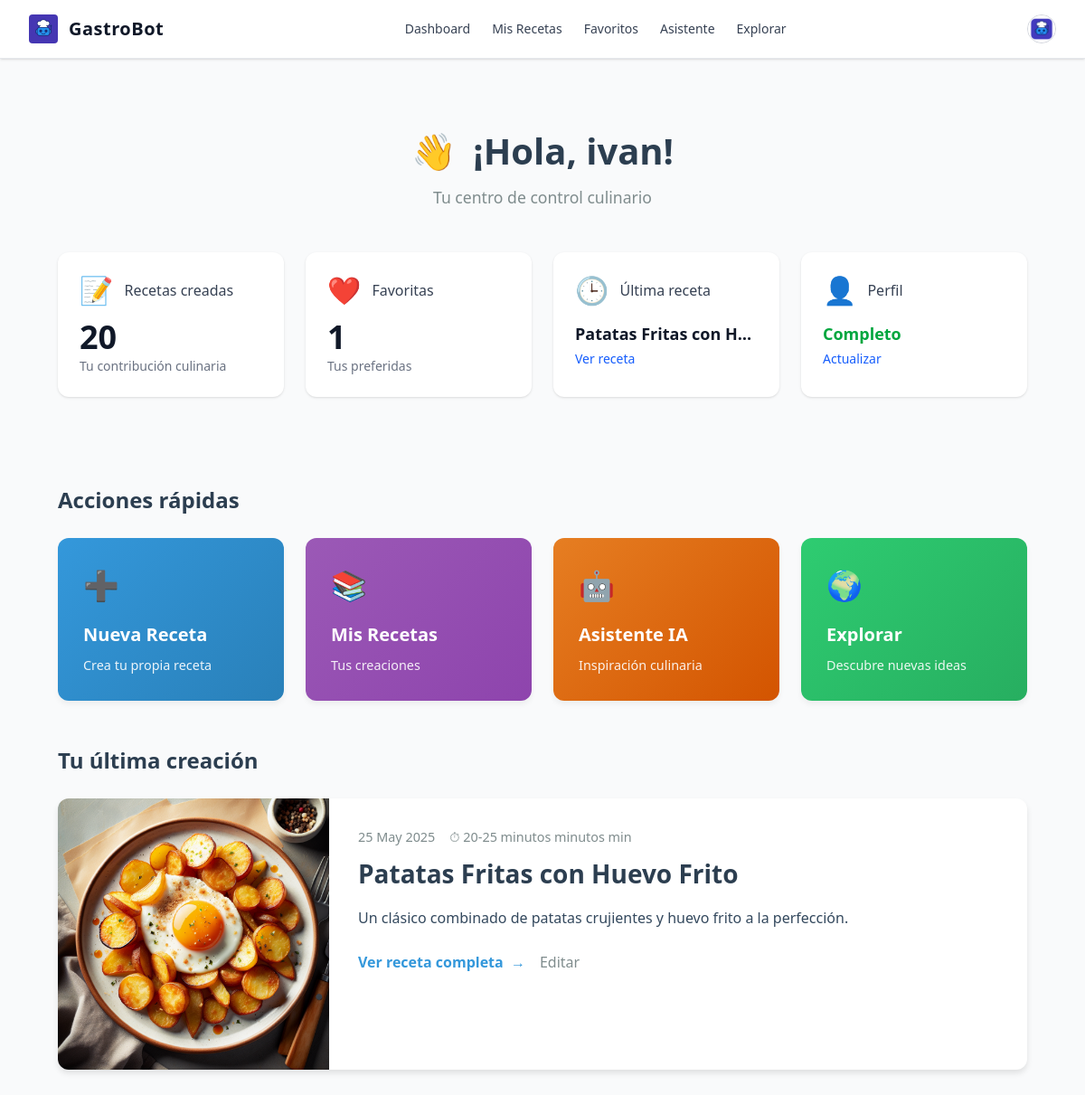
The page /dashboard/ (signed in) on the database its author committed.
### usuarios/models.py (models this page shows, shortened)
class Perfil(models.Model):
    user = models.OneToOneField(User, on_delete=models.CASCADE)
    imagen = models.ImageField(upload_to='perfiles/', blank=True, null=True)
    bio = models.TextField(max_length=500, blank=True)
    pais = models.CharField(max_length=100, blank=True)
    nombre = models.CharField(max_length=100, blank=True)
    apellidos = models.CharField(max_length=100, blank=True)
    fecha_nacimiento = models.DateField(null=True, blank=True)

### recetas/models.py (models this page shows, shortened)
class Receta(models.Model):
    titulo = models.CharField(max_length=200)
    descripcion = models.TextField()
    ingredientes = models.TextField()
    pasos = models.TextField()
    tiempo_preparacion = models.CharField(max_length=100)
    imagen = models.ImageField(upload_to='recetas/', blank=True, null=True)
    autor = models.ForeignKey(User, on_delete=models.CASCADE, related_name='recetas')
    fecha_creacion = models.DateTimeField(auto_now_add=True)
    publicada = models.BooleanField(default=False)
    fecha_publicacion = models.DateTimeField(null=True, blank=True)

### core/views.py (the view)
# urls.py: path('dashboard/', views.dashboard_view, name='dashboard')
def dashboard_view(request):
    user = request.user
    recetas_creadas = Receta.objects.filter(autor=user).count()
    recetas_favoritas = Favorito.objects.filter(user=user).count()
    ultima_receta = Receta.objects.filter(autor=user).order_by('-fecha_creacion').first()
    perfil = getattr(user, 'perfil', None)
    perfil_completo = (
        perfil and
        perfil.nombre and
        perfil.apellidos and
        perfil.pais and
        perfil.imagen and
        not perfil.imagen.name.endswith('defaults/default_user.png')
    )
    return render(request, 'core/dashboard.html', {
        'recetas_creadas': recetas_creadas,
        'recetas_favoritas': recetas_favoritas,
        'ultima_receta': ultima_receta,
        'perfil_completo': perfil_completo,
    })

### usuarios/context_processors.py (called while the page is built)
def perfil_usuario(request):
    if request.user.is_authenticated:
        try:
            return {'perfil': request.user.perfil}
        except Perfil.DoesNotExist:
            return {'perfil': None}
    return {'perfil': None}

### core/templates/core/dashboard.html (shortened to what this page needs)
{% extends 'base.html' %}
{% block content %}
<div class="dashboard-container">
  <header class="dashboard-header">
    <h1 class="dashboard-title">
      <span class="welcome-icon">👋</span>
      ¡Hola, {{ user.first_name|default:user.username }}!
    </h1>
    <p class="dashboard-subtitle">Tu centro de control culinario</p>
  </header>
  <section class="grid grid-cols-1 sm:grid-cols-2 lg:grid-cols-4 gap-6 mb-12">
  <div class="bg-white dark:bg-gray-800 rounded-xl p-6 shadow-sm
              transition-all duration-300 transform hover:-translate-y-1 hover:shadow-lg">
    <div class="flex items-center gap-3 mb-4">
      <div class="text-3xl">📝</div>
      <h3 class="text-base font-medium text-gray-700 dark:text-gray-300">
        Recetas creadas
      </h3>
    </div>
    <div class="text-4xl font-extrabold text-gray-900 dark:text-white leading-none mb-1">
      {{ recetas_creadas }}
    </div>
    <p class="text-sm text-gray-500 dark:text-gray-400">
      Tu contribución culinaria
    </p>
  </div>
  <div class="bg-white dark:bg-gray-800 rounded-xl p-6 shadow-sm
              transition-all duration-300 transform hover:-translate-y-1 hover:shadow-lg">
    <div class="flex items-center gap-3 mb-4">
      <div class="text-3xl">❤️</div>
      <h3 class="text-base font-medium text-gray-700 dark:text-gray-300">
        Favoritas
      </h3>
    </div>
    <div class="text-4xl font-extrabold text-gray-900 dark:text-white leading-none mb-1">
      {{ recetas_favoritas }}
    </div>
    <p class="text-sm text-gray-500 dark:text-gray-400">
      Tus preferidas
    </p>
  </div>
  <div class="bg-white dark:bg-gray-800 rounded-xl p-6 shadow-sm
              transition-all duration-300 transform hover:-translate-y-1 hover:shadow-lg">
    <div class="flex items-center gap-3 mb-4">
      <div class="text-3xl">🕒</div>
      <h3 class="text-base font-medium text-gray-700 dark:text-gray-300">
        Última receta
      </h3>
    </div>
    <div class="text-lg font-semibold text-gray-900 dark:text-white truncate mb-1">
      {{ ultima_receta.titulo|default:"Sin actividad" }}
    </div>
    <p class="text-sm text-gray-500 dark:text-gray-400">
      {% if ultima_receta %}
        <a href="{% url 'recetas:detalle_receta_guardada' ultima_receta.id %}" class="text-blue-600 dark:text-blue-400 hover:underline font-medium">
          Ver receta
        </a>
      {% else %}
        Sin actividad
      {% endif %}
    </p>
  </div>
  <div class="bg-white dark:bg-gray-800 rounded-xl p-6 shadow-sm
              transition-all duration-300 transform hover:-translate-y-1 hover:shadow-lg">
    <div class="flex items-center gap-3 mb-4">
      <div class="text-3xl">👤</div>
      <h3 class="text-base font-medium text-gray-700 dark:text-gray-300">
        Perfil
      </h3>
    </div>
    <div class="text-lg font-semibold mb-1">
      {% if perfil_completo %}
        <span class="text-green-600 dark:text-green-400">Completo</span>
      {% else %}
        <span class="text-red-500 dark:text-red-400">Incompleto</span>
      {% endif %}
    </div>
    <p class="text-sm">
      <a href="{% url 'perfil' %}" class="text-blue-600 dark:text-blue-400 hover:underline font-medium">
        Actualizar
      </a>
    </p>
  </div>
  <br>
</section>
  <section class="quick-actions">
    <h2 class="section-title">Acciones rápidas</h2>
    <div class="actions-grid">
      <a href="{% url 'recetas:nueva_receta' %}" class="action-card new-recipe">
        <span class="action-icon">➕</span>
        <h3>Nueva Receta</h3>
        <p>Crea tu propia receta</p>
      </a>
      <a href="{% url 'recetas:mis_recetas' %}" class="action-card my-recipes">
        <span class="action-icon">📚</span>
        <h3>Mis Recetas</h3>
        <p>Tus creaciones</p>
      </a>
      <a href="{% url 'asistente' %}" class="action-card assistant">
        <span class="action-icon">🤖</span>
        <h3>Asistente IA</h3>
        <p>Inspiración culinaria</p>
      </a>
      <a href="{% url 'recetas:explorar_recetas' %}" class="action-card explore">
        <span class="action-icon">🌍</span>
        <h3>Explorar</h3>
        <p>Descubre nuevas ideas</p>
      </a>
    </div>
  </section>
  {% if ultima_receta %}
  <section class="featured-recipe">
    <h2 class="section-title">Tu última creación</h2>
    <div class="recipe-card">
      {% if ultima_receta.imagen %}
      <div class="recipe-image">
        <img src="{{ ultima_receta.imagen.url }}" alt="{{ ultima_receta.titulo }}">
      </div>
      {% endif %}
      <div class="recipe-content">
        <div class="recipe-meta">
          <span class="recipe-date">{{ ultima_receta.fecha_creacion|date:"d M Y" }}</span>
          {% if ultima_receta.tiempo_preparacion %}
          <span class="recipe-time">⏱ {{ ultima_receta.tiempo_preparacion }} min</span>
          {% endif %}
        </div>
        <h3 class="recipe-title">{{ ultima_receta.titulo }}</h3>
        <p class="recipe-description">{{ ultima_receta.descripcion|truncatewords:30 }}</p>
        <div class="recipe-actions">
          <a href="{% url 'recetas:detalle_receta_guardada' ultima_receta.id %}" class="view-recipe">
            Ver receta completa <span>→</span>
          </a>
          <a href="{% url 'recetas:editar_receta' ultima_receta.id %}" class="edit-recipe">
            Editar
          </a>
        </div>
      </div>
    </div>
  </section>
  {% endif %}
</div>
{% endblock %}

### core/templates/base.html (shortened to what this page needs)
{% load static %}
<!DOCTYPE html>
<html lang="es" class="h-full font-sans dark">
  <head>
    <link rel="stylesheet" href="{% static 'css/dist/styles.css' %}" />
  </head>
  <body class="h-full bg-gray-50 text-gray-900 dark:bg-gray-900 dark:text-gray-100">
    <div class="min-h-full">
      <nav class="bg-white dark:bg-gray-900 border-b border-gray-200 dark:border-gray-800 shadow-sm">
        <div class="max-w-7xl mx-auto px-4 sm:px-6 lg:px-8">
          <div class="flex h-16 items-center justify-between">
            <div class="flex items-center space-x-3">
              <a href="/">
                <img class="h-8 w-8 rounded" src="{% static 'img/favicon.ico' %}" alt="GastroBot Logo" />
              </a>
              <span class="text-gray-900 dark:text-gray-100 text-xl font-semibold tracking-wide">GastroBot</span>
            </div>
            {% if user.is_authenticated and perfil %}
            <div class="hidden md:flex space-x-6 text-sm font-medium">
              <a href="/dashboard" class="text-gray-700 dark:text-gray-300 hover:text-violet-500 dark:hover:text-violet-400 transition">Dashboard</a>
              <a href="{% url 'recetas:mis_recetas' %}" class="text-gray-700 dark:text-gray-300 hover:text-violet-500 dark:hover:text-violet-400 transition">Mis Recetas</a>
              <a href="{% url 'recetas:favoritos' %}" class="text-gray-700 dark:text-gray-300 hover:text-violet-500 dark:hover:text-violet-400 transition">Favoritos</a>
              <a href="{% url 'asistente' %}" class="text-gray-700 dark:text-gray-300 hover:text-violet-500 dark:hover:text-violet-400 transition">Asistente</a>
              <a href="{% url 'recetas:explorar_recetas' %}" class="text-gray-700 dark:text-gray-300 hover:text-violet-500 dark:hover:text-violet-400 transition">Explorar</a>
            </div>
            {% endif %}
            <div class="flex items-center space-x-4 text-sm">
              {% if user.is_authenticated and perfil %}
              <div class="relative">
                <details class="relative">
                  <summary class="list-none cursor-pointer flex items-center space-x-2">
                    {% if perfil.imagen and perfil.imagen.name %}
                    <img class="h-8 w-8 rounded-full border border-gray-300 object-cover" src="{{ perfil.imagen.url }}" alt="Avatar" />
                    {% else %}
                    <img class="h-8 w-8 rounded-full border border-gray-300 object-cover" src="/media/defaults/default_user.png" alt="Avatar" />
                    {% endif %}
                  </summary>
                </details>
              </div>
              {% endif %}
            </div>
          </div>
        </div>
      </nav>
      <main>
        <div class="mx-auto max-w-7xl px-4 py-10 sm:px-6 lg:px-8 space-y-6">
          {% block content %}{% endblock %}
        </div>
      </main>
    </div>
  </body>
</html>

### core/templates/core/dashboard.html (style rules this page uses)
.dashboard-container { max-width: 1200px; margin: 0 auto; padding: 2rem; color: #333; font-family: 'Segoe UI', Tahoma, Geneva, Verdana, sans-serif; }
.dashboard-header { text-align: center; margin-bottom: 3rem; }
.dashboard-title { font-size: 2.5rem; font-weight: 700; color: #2c3e50; margin-bottom: 0.5rem; }
.welcome-icon { display: inline-block; margin-right: 0.5rem; }
.dashboard-subtitle { font-size: 1.1rem; color: #7f8c8d; margin-bottom: 0; }
.section-title { font-size: 1.5rem; font-weight: 600; color: #2c3e50; margin-bottom: 1.5rem; }
.quick-actions { margin-bottom: 3rem; }
.actions-grid { display: grid; grid-template-columns: repeat(auto-fit, minmax(220px, 1fr)); gap: 1.5rem; }
.action-card { display: block; background: white; border-radius: 12px; padding: 1.75rem; text-decoration: none; color: white; transition: transform 0.2s, box-shadow 0.2s; box-shadow: 0 4px 6px rgba(0, 0, 0, 0.05); }
.action-icon { font-size: 2rem; margin-bottom: 1rem; display: inline-block; }
.action-card h3 { font-size: 1.25rem; font-weight: 600; margin: 0 0 0.5rem 0; }
.action-card p { font-size: 0.9rem; opacity: 0.9; margin: 0; }
.new-recipe { background: linear-gradient(135deg, #3498db, #2980b9); }
.my-recipes { background: linear-gradient(135deg, #9b59b6, #8e44ad); }
.assistant { background: linear-gradient(135deg, #e67e22, #d35400); }
.explore { background: linear-gradient(135deg, #2ecc71, #27ae60); }
.recipe-card { display: flex; background: white; color: #2c3e50; border-radius: 12px; overflow: hidden; box-shadow: 0 4px 6px rgba(0, 0, 0, 0.1); }
.recipe-image { flex: 0 0 300px; }
.recipe-image img { width: 100%; height: 100%; object-fit: cover; }
.recipe-content { flex: 1; padding: 2rem; }
.recipe-meta { display: flex; gap: 1rem; font-size: 0.9rem; color: #7f8c8d; margin-bottom: 0.5rem; }
.recipe-title { font-size: 1.75rem; font-weight: 700; color: #2c3e50; margin: 0 0 1rem 0; }
.recipe-description { color: #34495e; line-height: 1.6; margin-bottom: 1.5rem; }
.recipe-actions { display: flex; gap: 1rem; }
.view-recipe { color: #3498db; font-weight: 600; text-decoration: none; }
.view-recipe span { margin-left: 0.25rem; transition: margin 0.2s; }
.edit-recipe { color: #7f8c8d; text-decoration: none; font-weight: 500; }

### rows shown on the page
Perfil: imagen (picture)
Receta: titulo "Patatas Fritas con H…", imagen (picture), fecha_creacion "25 May 2025", tiempo_preparacion "20-25 minutos minutos", titulo "Patatas Fritas con Huevo Frito", descripcion "Un clásico combinado de patatas crujientes y huevo frito a la perfección."

### other values the page prints
{{ user.first_name|default:user.username }} "ivan"
{{ recetas_creadas }} "20"
{{ recetas_favoritas }} "1"
